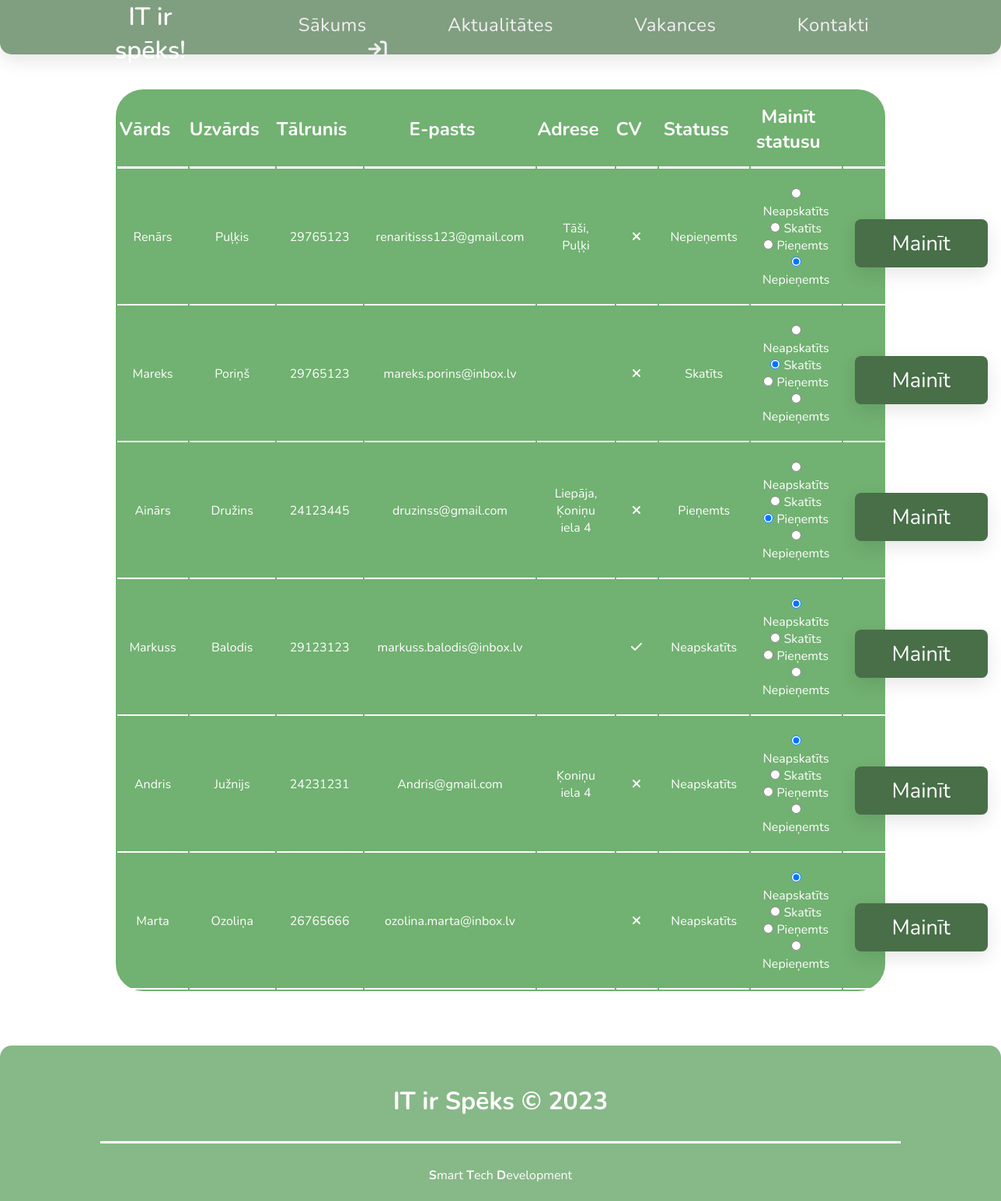
/pieteikumaVakances.php, run on the app's committed database.
### tables this page shows
CREATE TABLE `pieteiktavakance` (
  `pieteikuma_id` int(11) NOT NULL,
  `vards` varchar(20) DEFAULT NULL,
  `uzvards` varchar(40) DEFAULT NULL,
  `epasts` varchar(50) DEFAULT NULL,
  `talrunis` int(8) DEFAULT NULL,
  `adrese` varchar(80) NOT NULL,
  `vak_cv` blob NOT NULL,
  `statuss` varchar(20) DEFAULT NULL,
  `id_vakance` int(8) DEFAULT NULL
);

### pieteikumaVakances.php (the view, shortened to what this page needs)
<?php
    require "header.php";
?>
<div class="box-container">
    <div class="box">
    <table class="pietVakances">
                <tr>
                    <th>Vārds</th>
                    <th>Uzvārds</th>
                    <th>Tālrunis</th>
                    <th>E-pasts</th>
                    <th>Adrese</th>
                    <th>CV</th>
                    <th>Statuss</th>
                    <th>Mainīt statusu</th>
                    <th></th>
                </tr>
                <?php
require "connect_db.php";
$pieteiktasVakancesSQL = "SELECT * FROM pieteiktavakance";
$atlasa_pieteikumus = mysqli_query($savienojums, $pieteiktasVakancesSQL);
while($ieraksts = mysqli_fetch_assoc($atlasa_pieteikumus)){
    if(empty($ieraksts['vak_cv'])){
        $cv = "<i class='fas fa-times'></i>";
    }else{
        $cv = "<i class='fas fa-check'></i>";
    }
    echo "
        <tr>
            <td>{$ieraksts['vards']}</td>
            <td>{$ieraksts['uzvards']}</td>
            <td>{$ieraksts['talrunis']}</td>
            <td>{$ieraksts['epasts']}</td>
            <td>{$ieraksts['adrese']}</td>
            <td>$cv</td>
            <td>{$ieraksts['statuss']}</td>
            <td>
                <form action='' method='post'>
                    <input type='hidden' name='pieteikuma_id' value='{$ieraksts['pieteikuma_id']}' />
                    <div>
                        <input type='radio' name='status' value='Neapskatīts' " . ($ieraksts['statuss'] == 'Neapskatīts' ? 'checked' : '') . "/>
                        <label for='Neapskatīts'>Neapskatīts</label>
                    </div>
                    <div>
                        <input type='radio' name='status' value='Skatīts' " . ($ieraksts['statuss'] == 'Skatīts' ? 'checked' : '') . "/>
                        <label for='Skatīts'>Skatīts</label>
                    </div>
                    <div>
                        <input type='radio' name='status' value='Pieņemts' " . ($ieraksts['statuss'] == 'Pieņemts' ? 'checked' : '') . "/>
                        <label for='Pieņemts'>Pieņemts</label>
                    </div>
                    <div>
                        <input type='radio' name='status' value='Nepieņemts' " . ($ieraksts['statuss'] == 'Nepieņemts' ? 'checked' : '') . "/>
                        <label for='Nepieņemts'>Nepieņemts</label>
                    </div>
                    </td>
                    <td>
                    <button type='submit' name='submit' class='btn'}>
                        Mainīt
                    </button>
                </form>
            </td>
        </tr>
    ";
}
?>
            </table>
    </div>
</div>
<?php include "footer.php"; ?>

### header.php (shortened to what this page needs)
<!DOCTYPE html>
<html lang="lv">
<head>
    <link rel="stylesheet" href="style.css">
    <link rel="stylesheet" href="https://cdnjs.cloudflare.com/ajax/libs/font-awesome/6.2.1/css/all.min.css">
</head>
<body>
    <div class="page-container">
        <header>
            <div class="logo">
                <a href="index.php"> IT ir spēks! </a>
            </div>
            <nav class="navbar">
                <a href="index.php" onload="enableOverflow()">Sākums</a>
                <a href="aktualitates.php">Aktualitātes</a>
                <a href="vakances.php">Vakances</a>
                <a href="kontakti.php">Kontakti</a>
                <?php if (isset($_SESSION["lietotajvards"])) { ?>
                    <a href="logout.php" class="logout"><i class="fas fa-sign-out"></i></a>
                <?php } else { ?>
                    <a id="login-btn" onclick="openForm()"><i class="fas fa-sign-in"></i></a>
                <?php } ?>
            </nav>
        </header>

### footer.php (shortened to what this page needs)
<footer>
<h1>IT ir Spēks &copy; 2023</h1>
<hr>
<p class="STD"><b>S</b>mart <b>T</b>ech <b>D</b>evelopment<p>
</footer>
</div>
</body>
</html>

### style.css (style rules this page uses)
* { font-family: 'Nunito', sans-serif; margin:0; padding:0; box-sizing: border-box; outline: none; border:none; text-decoration: none; }
table { font-size: 1.5rem; width: 100%; }
th, td { text-align: center; height: 100px; border-bottom: 1px solid #ddd; word-wrap: break-word; }
th { font-weight: bold; color: white; text-align:center; }
.page-container { display: flex; flex-direction: column; flex-wrap: nowrap; }
body::after { content: ""; width: 100%; height: 100%; background: url(images/03.jpg); filter: blur(3px); -webkit-filter: blur(6px); opacity: 0.4; top: 0; left: 0; bottom: 0; right: 0; z-index: -1; position: fixed; image-rendering: -webkit-optimize-contrast; background-repeat: no-repeat; background-size: cover; }
header { display: flex; position: fixed; justify-content: space-between; align-items: right; background: rgba(75, 117, 75, 0.7); box-shadow:0 .5rem 1.5rem rgba(0,0,0, 0.1); width: 100%; height: 70px; border-radius: 0 0 15px 15px; z-index: 1; }
header .navbar { position: relative; top:0; left:0; right: 0; padding:1rem 9%; }
.logo { text-align: center; margin: auto auto auto 10%; }
.logo a { font-size: 32px; color: white; font-family:'Nunito'; font-weight: 600; }
header .navbar a { font-size: 1.5rem; color: rgb(240, 240, 240); margin-right: 80px; position: relative; text-decoration: none; letter-spacing: 0.5px; padding: 0 10px; }
header .navbar a:after { content: ""; position: absolute; background-color: white; height: 3px; width: 0; left: 0; bottom: -10px; transition: 0.3s; }
hr { border: 0; clear:both; display:block; width: 47%; margin: 30px 0 0 6%; background-color: rgb(94, 148, 94); height: 6px; text-shadow: -1px -1px 0 #000, 1px -1px 0 #000, -1px 1px 0 #000, 1px 1px 0 #000; }
.box-container { display: flex; flex-direction: column; flex-wrap: wrap; width: 80%; height: 100%; background-color: rgba(255,255,255,0.7); border-radius: 15px; margin: 85px auto auto auto; top:0px; left:0px; right:0px; bottom:0px; z-index: 0; }
.box { background-color: rgb(113, 177, 113); height: 100%; width: 96%; text-align: center; border-radius: 35px; margin: 30px auto; color: white; }
.pietVakances { margin: 0 auto 0 auto; color: white; text-align: center; }
.pietVakances th { font-size: 24px; padding: 10px 20px 10px 0; border-bottom: solid 3px white; }
.pietVakances td { font-size: 16px; padding: 20px 15px; border-bottom: solid 2px white; }
.btn { margin-top: 1rem; display: inline-block; padding:.8rem 3rem; font-size: 1.7rem; cursor: pointer; color:#fff; background: rgb(72, 111, 72); border-radius: 0.5rem; box-shadow: 0 .5rem 1.5rem rgba(0,0,0,.1); }
footer { background-color: rgb(84, 155, 84, 0.7); border-radius: 15px 15px 0 0; left:0px; bottom: 0px; height: 200px; width: 100%; z-index: 1; margin-top: 40px; position: relative; }
footer h1 { color: white; text-align: center; margin: 50px 0 30px 0; }
footer hr { border: 0; clear:both; display:block; width: 80%; margin: auto; background-color: white; height: 3px; }
footer .STD { color: white; text-align: center; margin: 30px 0 0 0; }

### data on the page
pieteiktavakance: vards "Renārs", uzvards "Puļķis", talrunis "29765123", epasts "renaritisss123@gmail.com", adrese "Tāši, Puļķi", statuss "Nepieņemts", statuss "☑"
pieteiktavakance: vards "Mareks", uzvards "Poriņš", talrunis "29765123", epasts "mareks.porins@inbox.lv", statuss "Skatīts", statuss "☑"
pieteiktavakance: vards "Ainārs", uzvards "Družins", talrunis "24123445", epasts "druzinss@gmail.com", adrese "Liepāja, Ķoniņu iela 4", statuss "Pieņemts", statuss "☑"
pieteiktavakance: vards "Markuss", uzvards "Balodis", talrunis "29123123", epasts "markuss.balodis@inbox.lv", statuss "Neapskatīts", statuss "☑"
pieteiktavakance: vards "Andris", uzvards "Južnijs", talrunis "24231231", epasts "Andris@gmail.com", adrese "Ķoniņu iela 4", statuss "Neapskatīts", statuss "☑"
pieteiktavakance: vards "Marta", uzvards "Ozoliņa", talrunis "26765666", epasts "ozolina.marta@inbox.lv", statuss "Neapskatīts", statuss "☑"
